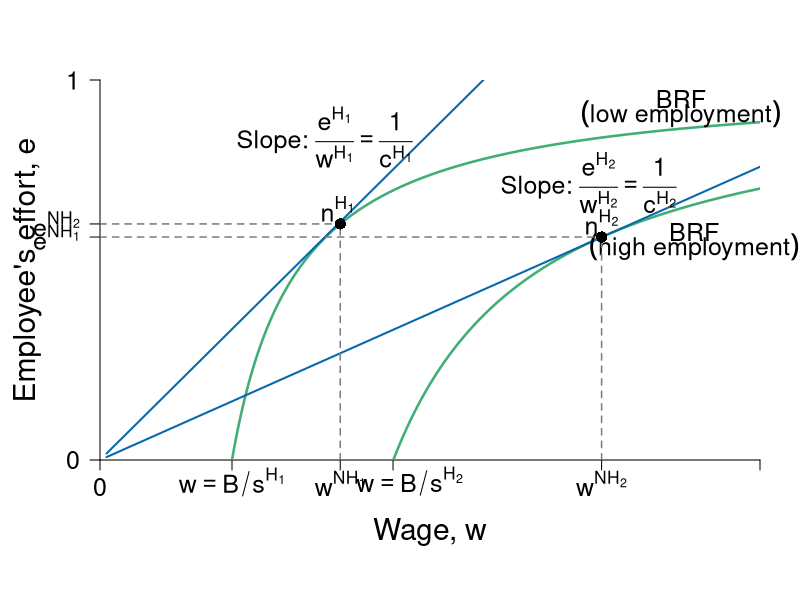

This chart was generated by the following R code:
require(shape)
pdf(file = "employment/employment_brf_unemployment.pdf", width = 9, height = 7)

#Set parameters for graphics
axislabelsize <- 1.8
labelsize <- 1.5
namesize <- 1.8
annotatesize <- 1.5
graphlinewidth <- 2
segmentlinewidth <- 1.5

#The equation is below when v = 0. See Wolfram Alpha output. 
isov <- function(w, delta = 5) {
}

isovhigh1 <- function(w, delta = 5, v = 5){
  (sqrt(w^2 - 4 * delta * v) - w + 2*v)/( 2 * v )
}

isovlow1 <- function(w, delta = 5, v = 5){
  (-sqrt(w^2 - 4 * delta * v) - w + 2*v)/( 2 * v )
}

isovhigh2 <- function(w, delta = 5, v = 15){
  (sqrt(w^2 - 4 * delta * v) - w + 2*v)/( 2 * v )
}

isovlow2 <- function(w, delta = 5, v = 15){
  (-sqrt(w^2 - 4 * delta * v) - w + 2*v)/( 2 * v )
}

isovhigh3 <- function(w, delta = 5, v = 20){
  (sqrt(w^2 - 4 * delta * v) - w + 2*v)/( 2 * v )
}

isovlow3 <- function(w, delta = 5, v = 20){
  (-sqrt(w^2 - 4 * delta * v) - w + 2*v)/( 2 * v )
}

brfFn <- function(w, s = 0.1, B = 1, alpha = 0.5) {
  1 - (alpha / (w*s - B + alpha))
}

#This is evaluated for p = 12; q = 12/(8*sqrt(12^2 - 4*delta1*v1)) - 1/8 for the slope
#At p = 12; q = (-sqrt(12^2 - 4*v1*delta1) - 12 + 2*v1)/(2*v1) = 0.799
tangencyLine <- function(w){
  (w*(0.05))
}

solowCondition <- function(w, delta = 5){
  (w*(1/(8*delta)))
}

# solowCondition <- function(w, s = 0.1, B = 1, alpha = 0.5){
#   w * s*(0.5)*(alpha^0.5)*(1/(w*s - B + alpha))^(-0.5)
# }

COL <- c("#7fc97f", "#beaed4", "#fdc086", "#ffff99", "#386cb0", "#f0027f", "#bf5b17", "#666666")
COLA <- c("#99d8c9","#66c2a4","#41ae76", "#238b45", "#005824")
COLB <- c("#4eb3d3", "#2b8cbe", "#0868ac","#084081")
grays <- gray.colors(25, start = 1, end = 0)


par(mar =  c(7, 5, 4, 2))
xlims <- c(0, 50)
ylims <- c(0, 1)

plot(0, 0, xlim = xlims, ylim = ylims, type = "n",
     xlab = expression(paste("")),
     ylab = expression(paste("")), 
     xaxt = "n", 
     yaxt = "n", 
     cex.lab = axislabelsize, 
     bty = "n",
     xaxs="i", 
     yaxs="i")


npts <- 500 
npts2 <- 501
#Customize ticks and labels for the plot
ticksy <- c(0, brfFn(w = 18.2), brfFn(w = 38, s = 0.045), 1)
ylabels <- c(0, expression(paste(e^{NH[2]})), expression(paste(e^{NH[1]})), 1)
ticksx <- c(0, 10, 18.2, 22.2, 38, 50)
xlabels <- c(0, expression(paste(w == B/s^{H[1]})), expression(paste(w^{NH[1]})),NA,expression(paste(w^{NH[2]})), NA)

#axis tick label
expression(paste(w == B/s^{H[2]}))
text(23.46, -0.055, expression(paste(w == B/s^{H[2]})), xpd = TRUE, cex = labelsize) 


axis(1, at = ticksx, pos = 0, labels = xlabels, cex.axis = labelsize)
axis(2, at = ticksy, pos = 0, labels = ylabels, las = 1,cex.axis = labelsize)

mtext(expression(paste("Wage, ", w)), side=1, line = 3.5, cex = axislabelsize)
text(-5.5, 0.5*ylims[2], expression(paste("Employee's effort, ", e)), xpd = TRUE, cex = axislabelsize, srt = 90) 


#Specify the sequences of points for graphing. 
xx0 <- seq(5, xlims[2], length.out = npts)
xx1 <- seq(10, xlims[2], length.out = npts)
xx2 <- seq(5, 15, length.out = npts)
xx3 <- seq(10, xlims[2], length.out = npts2)
xx4 <- seq(xlims[1], 10, length.out = npts2)

#For below, I solved sqrt(p^2 - 200) - p + 200/p = 0, getting p = 10*sqrt(2) = 14.14214
xx5 <- seq( 18.43909, xlims[2], length.out = npts2)
xx6 <- seq( 18.43909, 25, length.out = npts2)
xx7 <- seq(20, xlims[2], length.out = npts2)
xx8 <- seq(xlims[1], 25, length.out = npts2)
xx10 <- seq(xlims[1] + 0.5, xlims[2], length.out = npts2)

#Draw the lines for the graphs
#lines(xx0, isov(xx0, delta = 5), col = COL[3], lwd = graphlinewidth)
lines(xx1, brfFn(xx1), col = COLA[3], lwd = graphlinewidth + 0.5)
lines(xx7, brfFn(xx7, s = 0.045), col = COLA[3], lwd = graphlinewidth + 0.5)
#lines(xx7, brfFn(xx7, s = 0.04), col = COLA[3], lwd = graphlinewidth)
lines(xx10, solowCondition(xx10, delta = 3.63), col = COLB[3], lwd = graphlinewidth)
lines(xx10, solowCondition(xx10, delta = 8.1), col = COLB[3], lwd = graphlinewidth)
#lines(xx10, solowCondition(xx10, delta = 9.1), col = COLB[3], lwd = graphlinewidth)

#Annotation of the three graphs and the NE
text(17, 0.85, expression(paste("Slope: ", frac(e^H[1], w^H[1]) == frac(1, c^H[1]) )),cex = labelsize)
text(37, 0.73, expression(paste("Slope: ", frac(e^{H[2]}, w^{H[2]}) == frac(1, c^{H[2]}) )),cex = labelsize)

#text(35, 0.62, expression(paste("BRF: q = ", 1 - frac(2*delta, p))))
#text(3.9, 0.05, expression(paste(v[0],  " = z")))
#text(9.5, 0.05, expression(paste(v[1])))
# text(22, 0.05, expression(paste(v[1])))
# text(24.8, 0.05, expression(paste(v[2])))
# text(35, 0.66, expression(paste("Employee's ICC, or")))
text(45, 0.6, expression(paste("BRF")), cex = labelsize,xpd = TRUE)
text(45, 0.56, expression(paste(("high employment"))),cex = labelsize, xpd = TRUE)

text(44, 0.95, expression(paste("BRF")),cex = labelsize,xpd = TRUE)
text(44, 0.91, expression(paste(("low employment"))),cex = labelsize,xpd = TRUE)

# text(36, 0.94, expression(paste("Employee's PC")))
# text(36, 0.9, expression(paste(v == z)))


#Lines for the coordinates of the Nash equilbrium
#segments(5, 0, 5, 1, lty = 2, col = "darkgray", lwd = 3)
#segments(10, 0, 10, 0.2, lty = 2, col = "darkgray", lwd = 2)
#segments(20, 0, 20, 0.75, lty = 2, col = "darkgray", lwd = 2)
segments(0, brfFn(w = 38, s = 0.045), 38, brfFn(w = 38, s = 0.045), lty = 2, col = grays[20], lwd = segmentlinewidth)
segments(38, 0, 38, brfFn(w = 38, s = 0.045), lty = 2, col = grays[20], lwd = segmentlinewidth)
#segments(14.14214, 0.15, 14.14214, 0.45, lty = 2, col = "darkgray", lwd = 3)
text(38, brfFn(w = 38, s = 0.045)  + 0.04, expression(n^{H[2]}),cex = labelsize)
# text(24.5, 0.48, expression(paste("Incomplete Contract")))
# text(24.5, 0.43, expression(paste("Nash equilibrium")))

#Arrows and rent label
# Arrows(15, 0.8, 19.3, 0.8,  col = "black", lty = 1, lwd = 2, arr.type = "triangle")
# Arrows(15, 0.8, 10.8, 0.8,  col = "black", lty = 1, lwd = 2, arr.type = "triangle")
# text(14.8, 0.95, expression(paste("Rent at")))
# text(14.8, 0.9, expression(paste("Incomplete Contract")))
# text(14.8, 0.85, expression(paste("Nash Equilibrium")))

#Arrows and slope of iso-v label
# Arrows(29, 0.15, 24, 0.15,  col = "black", lty = 1, lwd = 2, arr.type = "triangle")
# text(32, 0.2, expression(paste("Slope of iso-v")))
# text(32.3, 0.15, expression(paste(" = -mrs ")))
# text(32, 0.08, expression(paste(" = " -frac(v[w], v[e]))))

points(38, brfFn(w = 38, s = 0.045), pch = 16, col = "black", cex = 1.5)

#Add a point for the NE
#points(20, 0.5, pch = 16, col = "black", cex = 1.5)

segments(18.2, 0, 18.2, brfFn(w = 18.2), lty = 2, col = grays[20], lwd = segmentlinewidth)
segments(0, brfFn(w = 18.2), 18.2, brfFn(w = 18.2), lty = 2, col = grays[20], lwd = segmentlinewidth)

points(18.2, brfFn(w = 18.2), pch = 16, col = "black", cex = 1.5)
text(18, brfFn(w = 18.2)  + 0.04, expression(n^H[1]), cex = labelsize)

# points(22, isovhigh3(22, v = 20, delta = 5), pch = 16, col = "black", cex = 1.5)
# text(22 + 0.5, isovhigh3(22, v = 20, delta = 5) - 0.02, expression(f))
# points(22, isovlow3(22, v = 20, delta = 5), pch = 16, col = "black", cex = 1.5)
# text(22 + 0.5, isovlow3(22, v = 20, delta = 5) + 0.02, expression(b))

#Add a point for f. referred to in the text
#points(12, 0.82, pch = 16, col = "black", cex = 1.2)
#text(12, 0.85, expression(paste("NE")))

#Arrow to Pareto-improving Lens
#Arrows(20, 0.8, 23.8, 0.68, col = "black", lty = 1, lwd = 3)
#text(20, 0.82, expression(paste("Pareto-Improving Lens")))

dev.off()
